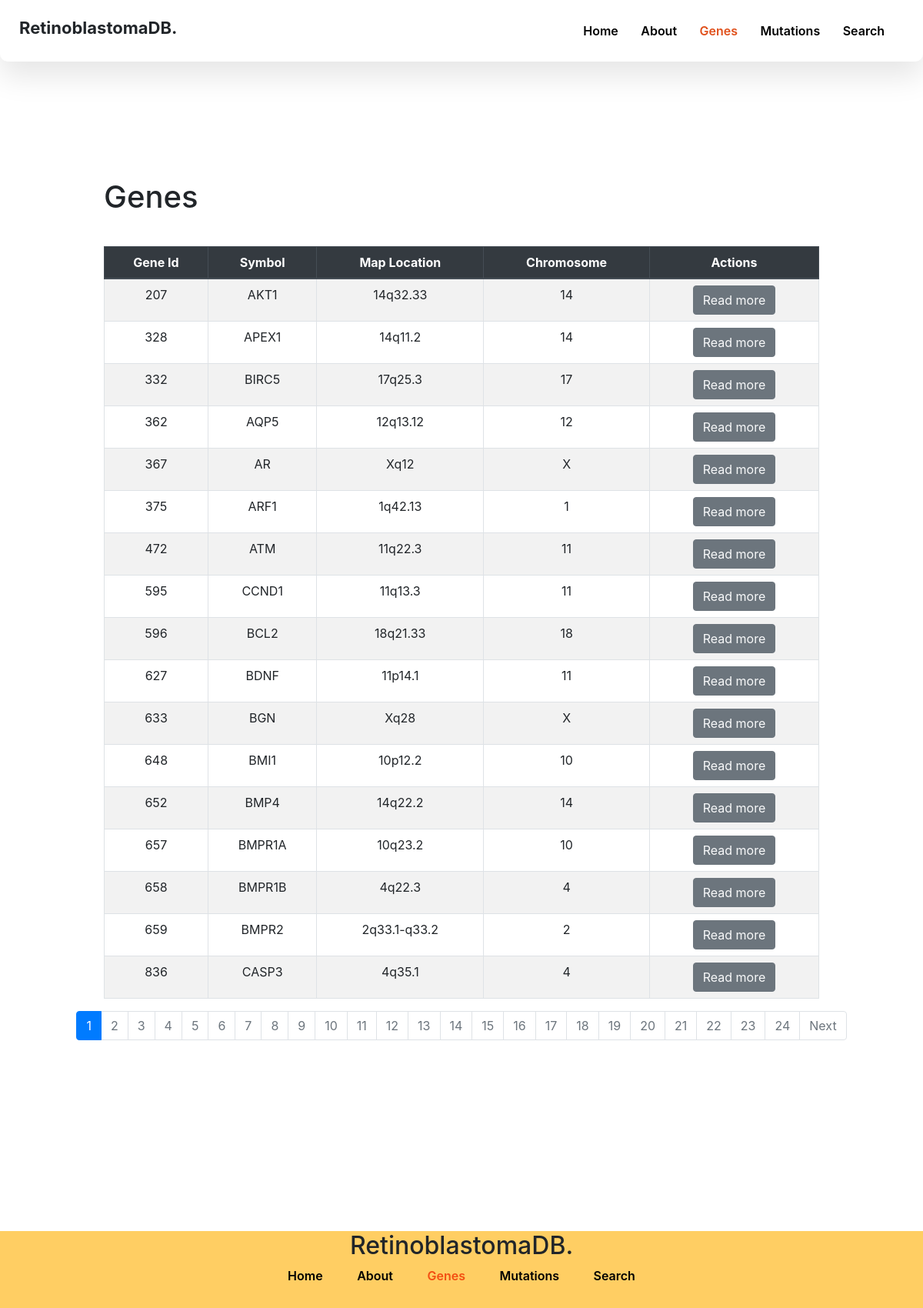
Page /genes.php on the committed database.
### tables this page shows
CREATE TABLE `genes` (
  `tax_id` int(4) DEFAULT NULL,
  `org_name` varchar(12) DEFAULT NULL,
  `gene_id` int(9) NOT NULL,
  `symbol` varchar(12) DEFAULT NULL,
  `aliases` varchar(145) DEFAULT NULL,
  `description` varchar(97) DEFAULT NULL,
  `other_designations` varchar(562) DEFAULT NULL,
  `map_location` varchar(15) DEFAULT NULL,
  `chromosome` varchar(2) DEFAULT NULL,
  `genomic_nucleotide_accession.version` varchar(12) DEFAULT NULL,
  `start_position_on_the_genomic_accession` int(9) DEFAULT NULL,
  `end_position_on_the_genomic_accession` int(9) DEFAULT NULL,
  `orientation` varchar(5) DEFAULT NULL,
  `exon_count` int(3) DEFAULT NULL
);

### genes.php (the view, shortened to what this page needs)
<?php
  require('./nav.inc.php');
  $limit = 17;
  if(isset($_GET['page'])) {
    $page = $_GET['page'];
  }
  else {
    $page = 1;
  }
  $offset = ($page - 1) * $limit;
  $sql = "SELECT * FROM genes LIMIT {$offset}, {$limit}";
  $result = mysqli_query($con, $sql);
?>
<link rel="stylesheet" href="https://cdn.jsdelivr.net/npm/bootstrap@4.6.0/dist/css/bootstrap.min.css">
<div class="landing-gene" data-aos="fade-left" data-aos-duration="1000">
  <div class="container">
    <h1 class="mb-2">Genes</h1>
    <table class="table text-center table-striped table-bordered table-sm" >
      <thead class="thead-dark">
        <tr>
          <th class="p-2">Gene Id</th>
          <th class="p-2">Symbol</th>
          <th class="p-2">Map Location</th>
          <th class="p-2">Chromosome</th>
          <th class="p-2">Actions</th>
        </tr>
      </thead>
      <tbody>
        <?php
          while($data = mysqli_fetch_assoc($result)) {
            $geneId = $data['gene_id'];
            $symbol = $data['symbol'];
            $mapLocation = $data['map_location'];
            $chromosome = $data['chromosome'];
            echo '
              <tr>
                <td class="p-2">'.$geneId.'</td>
                <td class="p-2">'.$symbol.'</td>
                <td class="p-2">'.$mapLocation.'</td>
                <td class="p-2">'.$chromosome.'</td>
                <td class="p-2"><a class="btn btn-secondary text-light" href="gene.php?id='.$geneId.'">Read more</td>
              </tr>
            ';
          }
        ?>
      </tbody>
    </table>
    <?php
      $paginationSql = "SELECT * FROM genes";
      $paginationResult = mysqli_query($con, $paginationSql);
      if(mysqli_num_rows($paginationResult) > 0) {
        $total_records = mysqli_num_rows($paginationResult);
        $total_page = ceil($total_records / $limit);
      }
    ?>
    <nav>
      <ul class="pagination justify-content-center">
        <?php
          for($i = 1; $i <= $total_page; $i++) {
            $active = "";
            if($page == $i) {
              $active = " active";
            }
            echo '<li class="page-item '.$active.'"><a class="page-link  text-secondary" href="./genes.php?page='.$i.'">'.$i.'</a></li>';
          }
          if($page < $total_page) {
            echo '<li class="page-item"><a class="page-link text-secondary" href="./genes.php?page='.($page + 1).'">Next </a></li>';
          }
        ?>
      </ul>
    </nav>
  </div>
</div>
<?php
  require('./footer.inc.php');
?>

### styles.css (style rules this page uses)
html, body { background-color: #fff; font-family: "Source Sans Pro", sans-serif; overflow-x: hidden !important; margin: 0px !important; padding: 0px !important; }
* { text-decoration: none !important; }
.landing-gene { display: flex; flex-direction: row; justify-content: space-between; align-items: center; padding: 0 10vw 0 10vw; height: 200vh; }
.landing-gene h1 { padding-bottom: 2rem; }
.active a { color: white !important; }

### rows in the picture
genes: gene_id "207", symbol "AKT1", map_location "14q32.33", chromosome "14"
genes: gene_id "328", symbol "APEX1", map_location "14q11.2", chromosome "14"
genes: gene_id "332", symbol "BIRC5", map_location "17q25.3", chromosome "17"
genes: gene_id "362", symbol "AQP5", map_location "12q13.12", chromosome "12"
genes: gene_id "367", symbol "AR", map_location "Xq12", chromosome "X"
genes: gene_id "375", symbol "ARF1", map_location "1q42.13", chromosome "1"
genes: gene_id "472", symbol "ATM", map_location "11q22.3", chromosome "11"
genes: gene_id "595", symbol "CCND1", map_location "11q13.3", chromosome "11"
genes: gene_id "596", symbol "BCL2", map_location "18q21.33", chromosome "18"
genes: gene_id "627", symbol "BDNF", map_location "11p14.1", chromosome "11"
genes: gene_id "633", symbol "BGN", map_location "Xq28", chromosome "X"
genes: gene_id "648", symbol "BMI1", map_location "10p12.2", chromosome "10"
genes: gene_id "652", symbol "BMP4", map_location "14q22.2", chromosome "14"
genes: gene_id "657", symbol "BMPR1A", map_location "10q23.2", chromosome "10"
genes: gene_id "658", symbol "BMPR1B", map_location "4q22.3", chromosome "4"
genes: gene_id "659", symbol "BMPR2", map_location "2q33.1-q33.2", chromosome "2"
genes: gene_id "836", symbol "CASP3", map_location "4q35.1", chromosome "4"
